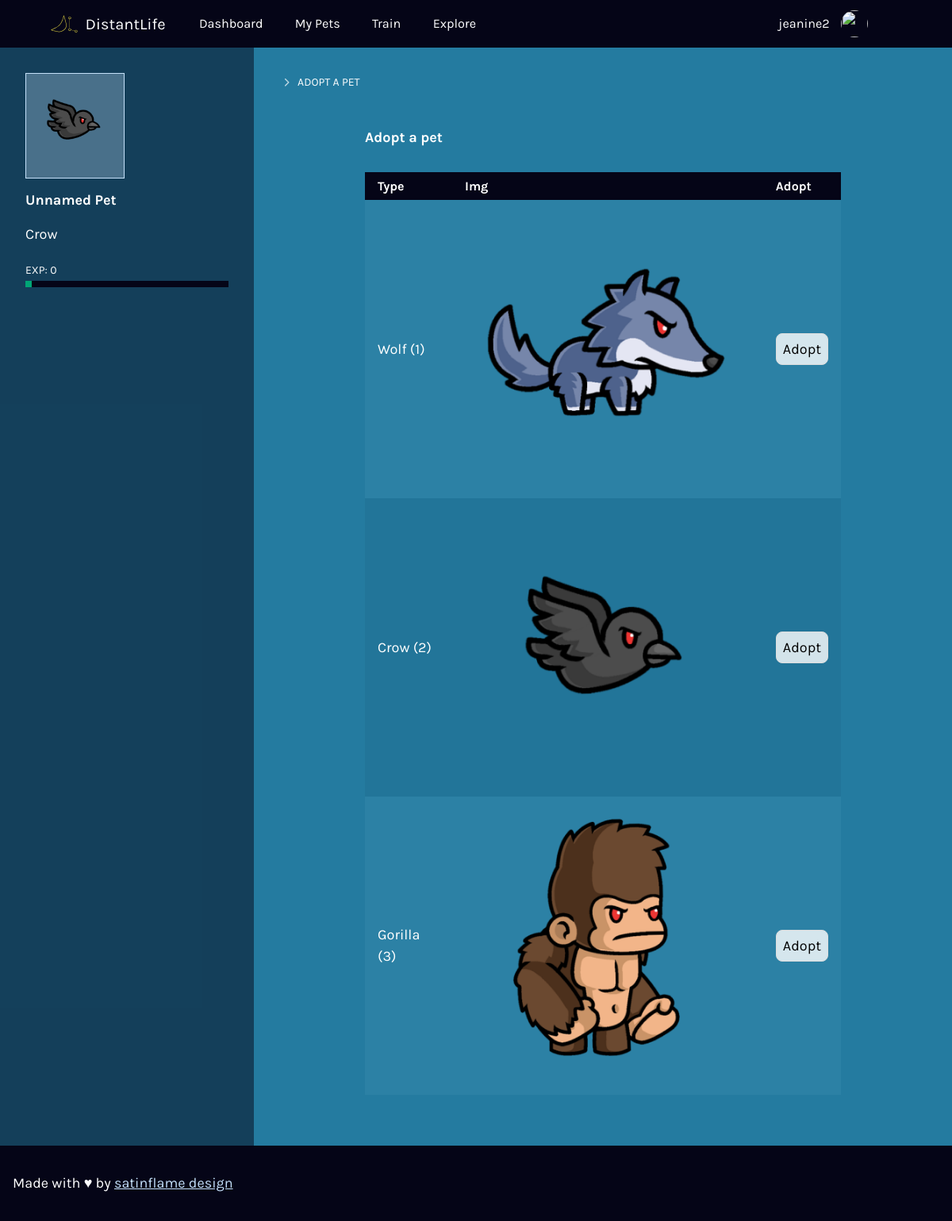
The app's page /adopt (signed in) with its own data.
### tables this page shows
CREATE TABLE `pet_types` (
  `id` integer,
  `imgsrc` varchar(255),
  `pet_type` varchar(255), `exp_required` integer,
  PRIMARY KEY(id)
);

### application.py (the view)
@app.route("/adopt", methods=["GET", "POST"])
@login_required
def adopt():
    if request.method == "POST":
        if not request.form.get("pet_type"):
            return apology("must choose pet type", 403)
        petid = db.execute("INSERT INTO pets(type, name, exp, created) VALUES (?, ?, ?, CURRENT_TIMESTAMP)",
                                 request.form.get("pet_type"), "Unnamed Pet", 0)
        db.execute("INSERT INTO owners(owner_id, pet_id) VALUES (?, ?)",
                                 session["user_id"], petid)
        db.execute("UPDATE users SET active_pet_id = ? WHERE id = ?",
                                 petid, session["user_id"])
        set_active_pet_in_session(session["user_id"])
        return redirect("/")
    else:
        rows = db.execute("SELECT * FROM pet_types")
        if len(rows) < 1:
            return apology("no pets", 403)
        return render_template("adopt.html", pet_types=rows)

### application.py (called while the page is built)
@app.after_request
def after_request(response):
    response.headers["Cache-Control"] = "no-cache, no-store, must-revalidate"
    response.headers["Expires"] = 0
    response.headers["Pragma"] = "no-cache"
    return response

### helpers.py (called while the page is built)
def login_required(f):
    @wraps(f)
    def decorated_function(*args, **kwargs):
        if session.get("user_id") is None:
            return redirect("/login")
        return f(*args, **kwargs)
    return decorated_function

### templates/adopt.html (shortened to what this page needs)
{% extends "layout.html" %}
{% block main %}
<h1>Adopt a pet</h1>
{% if (pet_types|length) > 0 %}
    <table class="table table-striped">
        <thead>
            <tr>
                <th>Type</th>
                <th>Img</th>
                <th>Adopt</th>
            </tr>
        </thead>
        <tbody>
            {% for pet_type in pet_types %}
            <tr>
                <td>{{ pet_type.pet_type }} ({{pet_type.id}})</td>
                <td><img src="/static/{{ pet_type.imgsrc }}" alt="" /></td>
                <td>
                  <form method="post" action="/adopt">
                    <input type="submit" value="Adopt" />
                </form>
              </td>
            </tr>
            {% endfor %}
        </tbody>
    </table>
    {% else %}
        <p>No pets</p>
    {% endif %}
{% endblock %}

### templates/layout.html (shortened to what this page needs)
<!DOCTYPE html>
<html lang="en">
  {%
  set my_data = 'cookie'
  %}
  {% include 'global/head.html' %}
<body class="text-gray-900 font-sans antialiased">
  {% include 'global/header.html' %}
  <div class="layout-secondary">
    <div class="layout-secondary-main theme-inversed">
      <main>
        {% include 'global/breadcrumb.html' %}
        <div class="secondary-main">
          {% block main %}{% endblock %}
        </div>
      </main>
    </div>
    <div class="layout-secondary-aside theme-inversed">
      {% include 'global/sidebar.html' %}
    </div>
  </div>
  {% include 'global/footer.html' %}
</body>
</html>

### templates/global/head.html (shortened to what this page needs)
<head>
  <link href="{{ url_for('static', filename='proj04.css') }}" rel="stylesheet">
  <link href="{{ url_for('static', filename='overrides.css') }}" rel="stylesheet">
</head>

### templates/global/header.html (shortened to what this page needs)
<header class="header">
  <div class="container">
    <div class="menu-container">
      <div class="menu-logo">
        <h1><a class="logo" href="/"><img src="/static/distantlife-logo.svg" height="28" width="140"
              alt="Distant Life" /></a></h1>
      </div>
      <nav id="siteMenu" role="menu" aria-labelledby="menubutton">
        <ul class="list-unstyled list-inline">
          {% if session.user_id %}
          <li><a href="/">Dashboard</a></li>
          <li><a href="/pets">My Pets</a></li>
          <li><a href="#">Train</a></li>
          <li><a href="#">Explore</a></li>
          {% endif %}
        </ul>
        <ul class="list-unstyled list-inline">
          {% if session.user_id %}
            <li class="menu-user"><a href="#">{{ username }}
              <img alt="" src="https://www.satinflame.com/img/icons/apple-touch-icon.png" width="34" height="34" class="rounded-circle">
            </a></li>
            <li class="has-dropdown"><a class="hide-md" href="#" aria-haspopup="true">
            </a>
            </li>
          {% else %}
            <li><a href="/signup">Sign Up</a></li>
            <li><a href="/login">Login</a></li>
          {% endif %}
        </ul>
      </nav>
    </div>
  </div>
</header>

### templates/global/breadcrumb.html (shortened to what this page needs)
<nav class="breadcrumb" aria-label="breadcrumb">
  <ol>
    <li><a class="active" aria-current="page" href="#">{{ title_s }}</a>
    </li>
  </ol>
</nav>

### templates/global/sidebar.html (shortened to what this page needs)
{% from "./macros.html" import usedalot, get_data with context %}
<aside>
  {% if (session.get("active_pet")) %}
  <p class="text-center my-0 pet-box ">
    <img width="200" height="200" src="{{ url_for('static', filename=session['active_pet']['imgsrc']) }}" alt="{{session['active_pet']['type']}}" />
  </p>
  <h3>{{session["active_pet"]["name"]}}</h3>
  <p>{{session["active_pet"]["type"]}}</p>
  <p class="text-small-caps mb-0">Exp: {{session["active_pet"]["exp"]}}</p>
  <div class="progressbar" role="progressbar" aria-valuenow="0" aria-valuemin="0" aria-valuemax="100">
    <span class="filled" style="width: 0%;"></span>
  </div>
  {% endif %}
</aside>

### templates/global/footer.html (shortened to what this page needs)
<footer class="footer theme-inversed">
  <div class="container">
    <div class="footer-logo">
      <p>Made with &hearts; by <a href="https://satinflame.com">satinflame design</a></p>
    </div>
  </div>
</footer>

### records on screen
pet_types: pet_type "Wolf", id "1", imgsrc (picture)
pet_types: pet_type "Crow", id "2", imgsrc (picture), active_pet.type "Crow"
pet_types: pet_type "Gorilla", id "3", imgsrc (picture)

### other values on screen
{{ username }} "jeanine2"
{{ title_s }} "ADOPT A PET"
{{ session["active_pet"]["name"] }} "Unnamed Pet"
{{ session["active_pet"]["exp"] }} "0"
